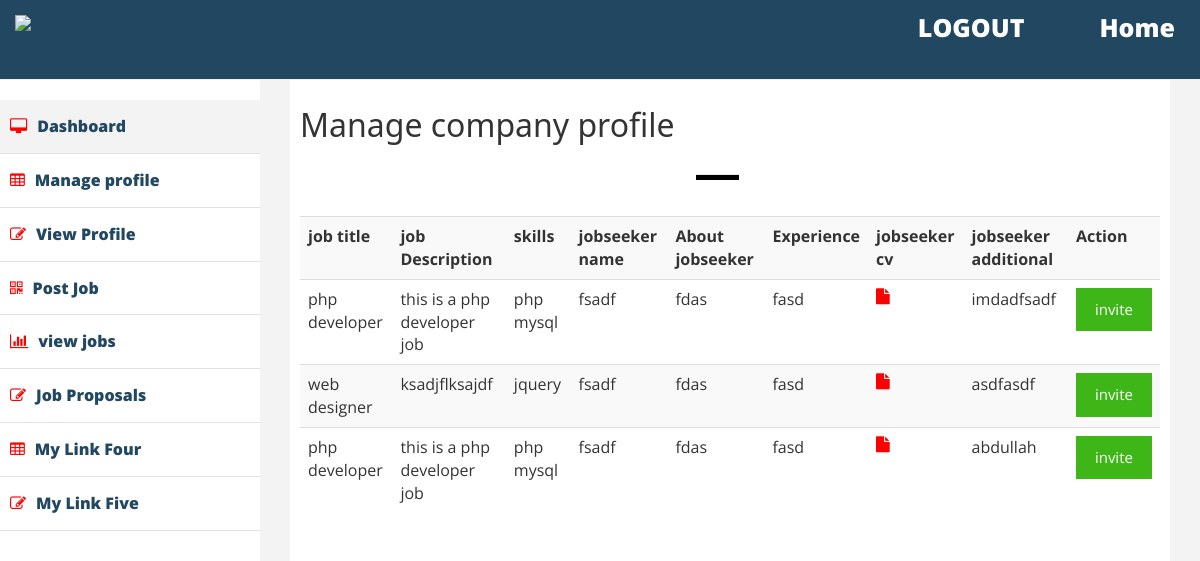
Screenshot of /index.php/company/applicants_jobs with the database file from the repository.
### tables this page shows
CREATE TABLE `job_apply` (
  `apply_id` int(11) NOT NULL,
  `jobseeker_id` int(11) NOT NULL,
  `job_id` int(11) NOT NULL,
  `cv` varchar(255) NOT NULL,
  `additional_info` varchar(255) NOT NULL,
  `company_job` int(11) NOT NULL
);

CREATE TABLE `job` (
  `job_id` int(11) NOT NULL,
  `title` varchar(255) NOT NULL,
  `description` varchar(255) NOT NULL,
  `skill` varchar(255) NOT NULL,
  `company_id` int(11) NOT NULL,
  `category_id` int(11) NOT NULL,
  `job_contract` int(11) NOT NULL,
  `city` text NOT NULL,
  `job_date` timestamp NOT NULL DEFAULT CURRENT_TIMESTAMP,
  `job_vacancy` varchar(255) NOT NULL,
  `salary` int(11) NOT NULL
);

CREATE TABLE `jobseekers` (
  `jobseeker_id` int(11) NOT NULL,
  `jobseeker_name` text NOT NULL,
  `jobseeker_about` varchar(255) NOT NULL,
  `image` varchar(255) NOT NULL,
  `vision` varchar(255) NOT NULL,
  `education` varchar(255) NOT NULL,
  `experience` varchar(255) NOT NULL,
  `jobseeker_loginid` int(11) NOT NULL,
  `skills` text NOT NULL
);

### application/controllers/Company.php (called while the page is built, shortened)
<?php
class Company extends CI_controller{
    function applicants_jobs(){
        $this->load->view("company/applicant_job",array("applicant"=>$this->company_model->applicants_jobs()));
    }
}
?>

### index.php (called while the page is built, shortened)
<?php
require_once BASEPATH.'core/CodeIgniter.php';

### application/models/company_model.php (called while the page is built, shortened)
<?php
class company_model extends CI_model{
    function applicants_jobs(){
        $result = $this->db
            ->select("*")
            ->from("job_apply")
            ->join("jobseekers","jobseekers.jobseeker_id=job_apply.jobseeker_id")
            ->join("company","company.company_id=job_apply.company_job")
            ->join("job","job.job_id=job_apply.job_id")
            ->get();
          return $result->result();
    }
}
?>

### application/views/company/applicant_job.php (the view, shortened to what this page needs)
<?php include"inc/header.php"; ?>
<?php include"inc/sidebar.php"; ?>
<div id="page-wrapper" >
    <div id="page-inner">
        <div class="row">
            <div class="col-lg-12">
                <h2>Manage company profile</h2>
            </div>
        </div>
        <hr />
        <div class="row text-center pad-top">
            <div class="col-md-12">
                <table class="table table-striped">
                    <tr>
                        <th>job title</th>
                        <th>job Description</th>
                        <th>skills</th>
                        <th>jobseeker name</th>
                        <th>About jobseeker</th>
                        <th>Experience</th>
                        <th>jobseeker cv</th>
                        <th>jobseeker additional</th>
                        <th>Action</th>
                    </tr>
                    <?php
                    foreach($applicant as $result):
                    ?>
                    <tr >
                        <td><?php echo $result->title;?></td>
                        <td><?php echo $result->description;?></td>
                        <td><?php echo $result->skill;?></td>
                        <td><?php echo $result->jobseeker_name;?></td>
                        <td><?php echo $result->jobseeker_about;?></td>
                        <td><?php echo $result->experience;?></td>
                        <td><a href="<?php echo $result->cv;?>" ><i class="fa fa-file"></i></a></td>
                        <td><?php echo $result->additional_info;?></td>
                        <td><a href="" class="btn btn-success" data-toggle="modal" data-target="#myModal">invite</a></td>
                    </tr>
                    <?php endforeach;?>
                </table>
            </div>
        </div>
    </div>
</div>
<?php include"inc/footer.php"; ?>

### assets/css/style.css (style rules this page uses)
* { margin:0px; padding: 0px; }
body { margin-top: -15px !important; }
.fa { color:gold; }
hr { width: 5%; height: 5px; background: black; position: relative; left: 46%; }
a { text-decoration: none; }

### assets/css/custom.css (style rules this page uses)
body { font-family: 'Open Sans', sans-serif; margin-top: -20px !important; }
#page-wrapper { padding: 15px 15px; min-height: 600px; background:#F3F3F3; }
#page-inner { width:100%; margin:10px 20px 10px 0px; background-color:#fff!important; padding:10px; min-height:1050px; }
.pad-top { padding-top:15px; }
@media (min-width:768px) { #page-wrapper { margin: 0 0 0 260px; padding: 15px 30px; min-height: 1050px; } }

### application/views/company/inc/header.php (style rules this page uses)
.fa { color: red; }

### rows the page displays
job_apply: job.title "php developer", job.description "this is a php developer job", job.skill "php mysql", jobseeker.jobseeker_name "fsadf", jobseeker.jobseeker_about "fdas", jobseeker.experience "fasd", additional_info "imdadfsadf"
job_apply: job.title "web designer", job.description "ksadjflksajdf", job.skill "jquery", jobseeker.jobseeker_name "fsadf", jobseeker.jobseeker_about "fdas", jobseeker.experience "fasd", additional_info "asdfasdf"
job_apply: job.title "php developer", job.description "this is a php developer job", job.skill "php mysql", jobseeker.jobseeker_name "fsadf", jobseeker.jobseeker_about "fdas", jobseeker.experience "fasd", additional_info "abdullah"
